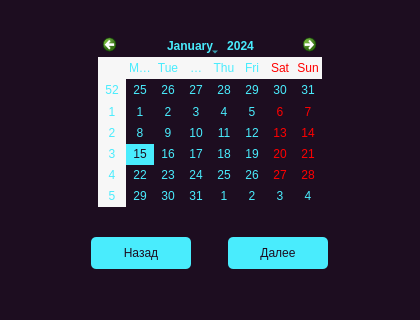
<?xml version="1.0" encoding="UTF-8"?>
<ui version="4.0">
 <class>CalendarScreen</class>
 <widget class="QDialog" name="CalendarScreen">
  <property name="geometry">
   <rect>
    <x>0</x>
    <y>0</y>
    <width>420</width>
    <height>320</height>
   </rect>
  </property>
  <property name="minimumSize">
   <size>
    <width>420</width>
    <height>320</height>
   </size>
  </property>
  <property name="maximumSize">
   <size>
    <width>420</width>
    <height>320</height>
   </size>
  </property>
  <property name="windowTitle">
   <string>Dialog</string>
  </property>
  <property name="styleSheet">
   <string notr="true">background-color: rgb(29, 13, 32);</string>
  </property>
  <widget class="QWidget" name="verticalLayoutWidget">
   <property name="geometry">
    <rect>
     <x>60</x>
     <y>10</y>
     <width>301</width>
     <height>283</height>
    </rect>
   </property>
   <layout class="QVBoxLayout" name="verticalLayout">
    <item alignment="Qt::AlignmentFlag::AlignHCenter">
     <widget class="QCalendarWidget" name="calendarWidget">
      <property name="minimumSize">
       <size>
        <width>224</width>
        <height>173</height>
       </size>
      </property>
      <property name="maximumSize">
       <size>
        <width>224</width>
        <height>173</height>
       </size>
      </property>
      <property name="styleSheet">
       <string notr="true">background-color: rgb(29, 13, 32);
selection-background-color: rgb(73, 236, 253);
selection-color: rgb(29, 13, 32);
color: rgb(73, 236, 253);</string>
      </property>
     </widget>
    </item>
    <item>
     <layout class="QHBoxLayout" name="horizontalLayout">
      <item>
       <widget class="QPushButton" name="backButton">
        <property name="minimumSize">
         <size>
          <width>100</width>
          <height>32</height>
         </size>
        </property>
        <property name="maximumSize">
         <size>
          <width>100</width>
          <height>32</height>
         </size>
        </property>
        <property name="styleSheet">
         <string notr="true">background-color: rgb(73, 236, 253);
color: rgb(29, 13, 32);
border-radius: 5px;</string>
        </property>
        <property name="text">
         <string>Назад</string>
        </property>
       </widget>
      </item>
      <item>
       <widget class="QPushButton" name="nextButton">
        <property name="minimumSize">
         <size>
          <width>100</width>
          <height>32</height>
         </size>
        </property>
        <property name="maximumSize">
         <size>
          <width>100</width>
          <height>32</height>
         </size>
        </property>
        <property name="styleSheet">
         <string notr="true">background-color: rgb(73, 236, 253);
color: rgb(29, 13, 32);
border-radius: 5px;</string>
        </property>
        <property name="text">
         <string>Далее</string>
        </property>
       </widget>
      </item>
     </layout>
    </item>
   </layout>
  </widget>
 </widget>
 <resources/>
 <connections/>
</ui>
